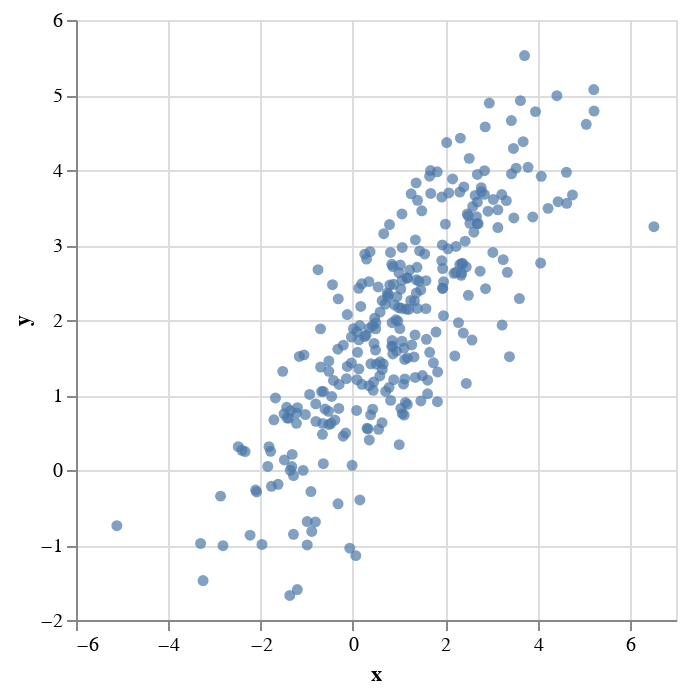

The code cell stored with this chart in its notebook:
### Code cell
p = @set p.encoding.x.type = :q

### Figure 1 — Vega-Lite specification as saved in the notebook (floating-point values rounded to 4 significant figures; data arrays with more than 128 entries replaced by an {"elided": "..."} marker saying what was removed)
{"data": {"values": {"elided": "300 records"}}, "encoding": {"x": {"field": "x", "type": "q"}, "y": {"field": "y", "type": "quantitative"}}, "mark": "circle"}
